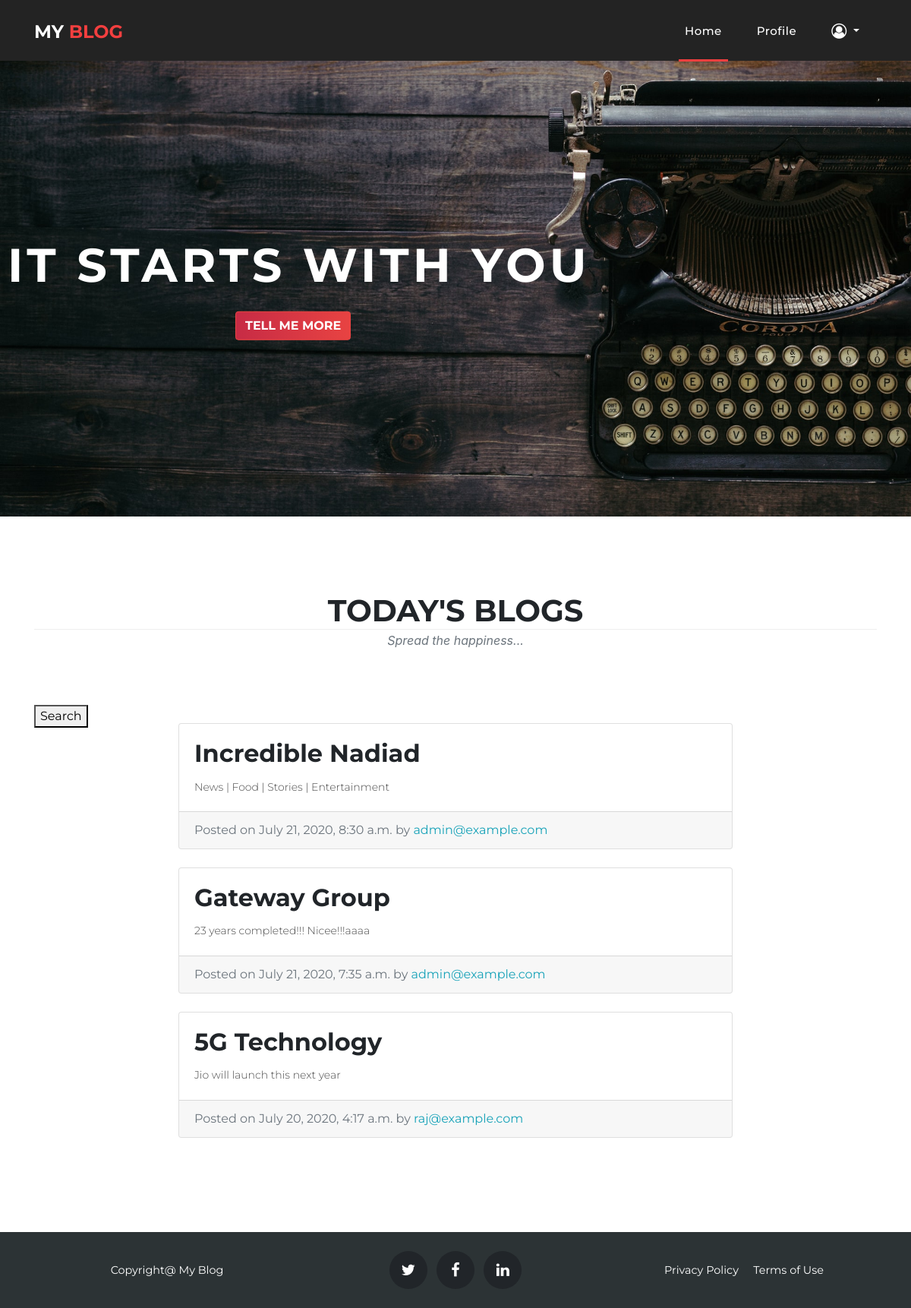
The app's page / (signed in) with its own data.
### customuser/blog/models.py (models this page shows, shortened)
class Blog(models.Model):
    title = models.CharField(max_length=200)
    body = models.TextField(max_length=200)
    date = models.DateTimeField(auto_now_add=True)
    author = models.ForeignKey(settings.AUTH_USER_MODEL, on_delete=models.CASCADE)
    class Meta:
        verbose_name_plural = "Blogs"

### customuser/users/models.py (models this page shows)
class CustomUser(AbstractUser):
    username = None
    email = models.EmailField(_('email address'), unique=True)
    USERNAME_FIELD = 'email'
    REQUIRED_FIELDS = []
    objects = CustomUserManager()
    spouse_name = models.CharField(blank=True, max_length=100)
    date_of_birth = models.DateField(blank=True, null=True)
    def __str__(self):
        return self.email

### customuser/blog/views.py (the view)
# urls.py: path('', HomeView.as_view(), name='index'),
class HomeView(ListView):
    model = Blog
    template_name = 'index.html'
    context_object_name = 'blog_entries'
    paginate_by = 3
    def get_ordering(self):
        ordering = self.request.GET.get('ordering', '-date')
        return ordering

### customuser/templates/index.html (shortened to what this page needs)
{% extends 'base.html' %}
{% block content %}
<div class="banner header-text">
    <div class="owl-banner owl-carousel">
      <div class="banner-item-01">
        <div class="text-content">
           <h2>It Starts with you</h2></br>
          <a class="btn btn-primary btn-l text-uppercase js-scroll-trigger" style="background-color: #E84342; margin-left: 300px;"
             href="#services">Tell Me More</a>
        </div>
      </div>
    </div>
</div>
{% if user.is_authenticated %}
<section class="page-section" id="main">
    <div class="container">
      <div class="row">
        <div class="col-lg-12 text-center">
          <h2 class="section-heading text-uppercase" style="text-align: center;">Today's Blogs</h2>
          <h3 class="section-subheading text-muted">Spread the happiness...</h3>
        </div>
      </div>
    <div class="row">
        <div class="col-md-2">
           <form method="get">
            <button type="submit">Search</button>
           </form>
        </div>
      <div class="col-md-8">
        {% for blog in blog_entries %}
          <div class="card mb-4 mt-4">
            <div class="card-body">
              <h2 class="card-title">{{blog.title}}</h2>
              <p class="card-text">{{blog.body | truncatechars:100}}</p>
            </div>
            <div class="card-footer text-muted">
              Posted on {{blog.date}} by
              <span class= "text-info mr-2">{{blog.author}}</span>
            </div>
          </div>
        {% endfor %}
        </div>
        <div class="col-md-2"></div>
       </div>
    </div>
</section>
{% endif %}
{% endblock content %}

### customuser/templates/base.html (shortened to what this page needs)
{% load static %}
<!DOCTYPE html>
<html lang="en">
  <head>
{% block css %}
    <link href="/static/vendor/bootstrap/css/bootstrap.min.css"
          rel="stylesheet">
    <link rel="stylesheet" href="/static/assets/css/fontawesome.css">
    <link rel="stylesheet" href="/static/assets/css/templatemo-sixteen.css">
    <link rel="stylesheet" href="/static/assets/css/owl.css">
  <link rel="stylesheet" type="text/css"
        href="https://stackpath.bootstrapcdn.com/font-awesome/4.7.0/css/font-awesome.min.css">
  <link href="/static/css/agency.min.css" rel="stylesheet">
  <link rel="stylesheet" href="/static/assets/css/style.css">
{% endblock css %}
</head>
<body>
    <header class="">
        {% include "partials/header.html" %}
    </header>
<div class="main_content">
  {% block content %}
  {% endblock %}
</div>
  <footer class="footer" style="background-color: #2C3335;">
      {% include "partials/footer.html" %}
  </footer>
  </body>
</html>

### customuser/templates/partials/header.html (shortened to what this page needs)
{% url 'index' as index %}
<nav class="navbar navbar-expand-lg">
<div class="container">
  <a class="navbar-brand" href="/"><h2>My <em>Blog</em></h2></a>
  <div class="collapse navbar-collapse" id="navbarResponsive">
    <ul class="navbar-nav ml-auto">
      <li class="nav-item {% if request.path == index %} active {% endif %}">
        <a class="nav-link" href='/'>Home</a>
      </li>
       {% if user.is_authenticated %}
      <li class="nav-item {% if request.resolver_match.url_name == 'profile' %}active{% endif %}">
        <a class="nav-link" href="/profile">Profile</a>
      </li>
      <li class="nav-item dropdown">
        		<a class="nav-link dropdown-toggle " href="#" id="navbarDropdown" role="button" data-toggle="dropdown" aria-haspopup="true" aria-expanded="false">
          			<i class="fa fa-user-circle-o fa-lg" aria-hidden="true"></i>
        		</a>
      		</li>
      {% endif %}
    </ul>
  </div>
</div>
</nav>

### customuser/templates/partials/footer.html
<div class="container">
  <div class="row align-items-center">
    <div class="col-md-4">
      <ul class="list-inline quicklinks">
    <li class="list-inline-item">
      <a href="#" style="color: white;">Copyright@ My Blog</a>
    </li>
  </ul>
  </div>
    <div class="col-md-4">
      <ul class="list-inline social-buttons">
        <li class="list-inline-item">
          <a href="#">
            <i class="fa fa-twitter"></i>
          </a>
        </li>
        <li class="list-inline-item">
          <a href="#">
            <i class="fa fa-facebook-f"></i>
          </a>
        </li>
        <li class="list-inline-item">
          <a href="#">
            <i class="fa fa-linkedin"></i>
          </a>
        </li>
      </ul>
    </div>
    <div class="col-md-4">
      <ul class="list-inline quicklinks">
        <li class="list-inline-item">
          <a href="#" style="color: white;">Privacy Policy</a>
        </li>&nbsp;&nbsp;
        <li class="list-inline-item">
          <a href="#" style="color: white;">Terms of Use</a>
        </li>
      </ul>
    </div>
  </div>
</div>

### customuser/static/assets/css/templatemo-sixteen.css (style rules this page uses)
body { font-family: 'Poppins', sans-serif; overflow-x: hidden; text-rendering: optimizeLegibility; -webkit-font-smoothing: antialiased; -moz-osx-font-smoothing: grayscale; }
p { margin-bottom: 0px; font-size: 14px; font-weight: 300; color: #4a4a4a; line-height: 24px; }
a { text-decoration: none!important; }
ul { padding: 0; margin: 0; list-style: none; }
h1,h2,h3,h4,h5,h6 { margin: 0px; }
.section-heading { text-align: left; margin-bottom: 5px; border-bottom: 1px solid #eee; }
header { position: absolute; z-index: 99999; width: 100%; height: 80px; background-color: #232323; -webkit-transition: all 0.3s ease-in-out 0s; -moz-transition: all 0.3s ease-in-out 0s; -o-transition: all 0.3s ease-in-out 0s; transition: all 0.3s ease-in-out 0s; }
header .navbar { padding: 17px 0px; }
.navbar .navbar-brand { float: left; margin-top: -12px; outline: none; }
.navbar .navbar-brand h2 { color: #fff; text-transform: uppercase; font-size: 24px; font-weight: 700; -webkit-transition: all .3s ease 0s; -moz-transition: all .3s ease 0s; -o-transition: all .3s ease 0s; transition: all .3s ease 0s; }
.navbar .navbar-brand h2 em { font-style: normal; color: #f33f3f; }
#navbarResponsive { z-index: 999; }
.navbar-collapse { text-align: center; }
.navbar .navbar-nav .nav-item { margin: 0px 15px; }
.navbar .navbar-nav a.nav-link { text-transform: capitalize; font-size: 15px; font-weight: 500; letter-spacing: 0.5px; color: #fff; transition: all 0.5s; margin-top: 5px; }
.navbar .navbar-nav .nav-link:hover, .navbar .navbar-nav .active>.nav-link, .navbar .navbar-nav .nav-link.active, .navbar .navbar-nav .nav-link.show, .navbar .navbar-nav .show>.nav-link { color: #fff; padding-bottom: 25px; border-bottom: 3px solid #f33f3f; }
.banner { position: relative; text-align: center; padding-top: 80px; }
.banner-item-01 { padding: 300px 0px; background-image: url(../images/blog-1.jpg); background-size: cover; background-repeat: no-repeat; background-position: center center; }
.banner .text-content { position: absolute; top: 50%; transform: translateY(-50%); text-align: left; margin-left: 10px; width: 100%; }
.banner .text-content h2 { color: #fff; font-size: 62px; text-transform: uppercase; letter-spacing: 5px; }
footer { text-align: center; }

### customuser/static/assets/css/style.css (style rules this page uses)
body { margin: 0; padding: 0; font-family: "montserrat",sans-serif; }

### records on screen
Blog: title "Incredible Nadiad", body "News | Food | Stories | Entertainment", date "July 21, 2020, 8:30 a.m.", author "admin@example.com"
Blog: title "Gateway Group", body "23 years completed!!! Nicee!!!aaaa", date "July 21, 2020, 7:35 a.m.", author "admin@example.com"
Blog: title "5G Technology", body "Jio will launch this next year", date "July 20, 2020, 4:17 a.m.", author "raj@example.com"
